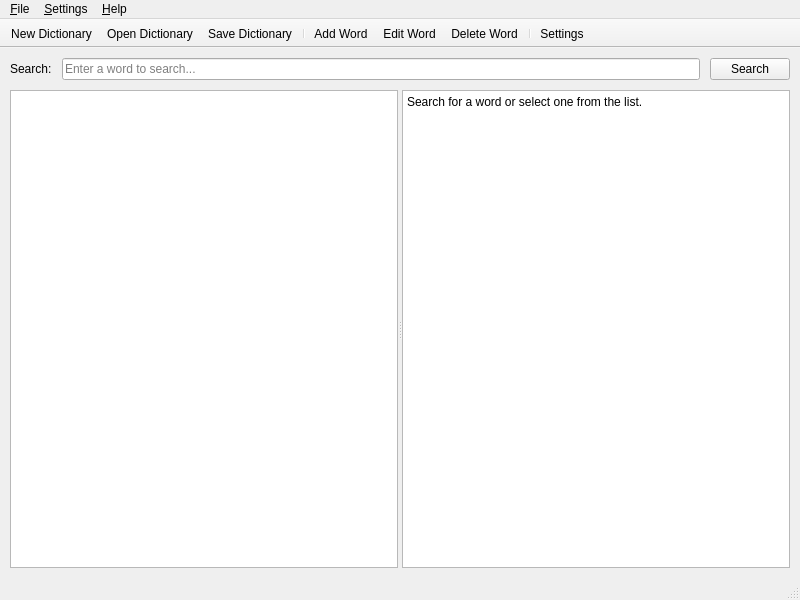
<?xml version="1.0" encoding="UTF-8"?>
<ui version="4.0">
 <class>MainWindow</class>
 <widget class="QMainWindow" name="MainWindow">
  <property name="geometry">
   <rect>
    <x>0</x>
    <y>0</y>
    <width>800</width>
    <height>600</height>
   </rect>
  </property>
  <property name="windowTitle">
   <string>Dictionary Application</string>
  </property>
  <widget class="QWidget" name="centralwidget">
   <layout class="QVBoxLayout" name="verticalLayout">
    <property name="spacing">
     <number>10</number>
    </property>
    <property name="leftMargin">
     <number>10</number>
    </property>
    <property name="topMargin">
     <number>10</number>
    </property>
    <property name="rightMargin">
     <number>10</number>
    </property>
    <property name="bottomMargin">
     <number>10</number>
    </property>
    <item>
     <layout class="QHBoxLayout" name="searchLayout">
      <property name="spacing">
       <number>10</number>
      </property>
      <item>
       <widget class="QLabel" name="label">
        <property name="text">
         <string>Search:</string>
        </property>
       </widget>
      </item>
      <item>
       <widget class="QLineEdit" name="searchBar">
        <property name="placeholderText">
         <string>Enter a word to search...</string>
        </property>
        <property name="clearButtonEnabled">
         <bool>true</bool>
        </property>
       </widget>
      </item>
      <item>
       <widget class="QPushButton" name="searchButton">
        <property name="text">
         <string>Search</string>
        </property>
        <property name="icon">
         <iconset theme="search"/>
        </property>
       </widget>
      </item>
     </layout>
    </item>
    <item>
     <widget class="QSplitter" name="splitter">
      <property name="orientation">
       <enum>Qt::Horizontal</enum>
      </property>
      <property name="childrenCollapsible">
       <bool>false</bool>
      </property>
      <widget class="QListWidget" name="wordListWidget">
       <property name="minimumSize">
        <size>
         <width>200</width>
         <height>0</height>
        </size>
       </property>
       <property name="alternatingRowColors">
        <bool>true</bool>
       </property>
       <property name="sortingEnabled">
        <bool>true</bool>
       </property>
      </widget>
      <widget class="QTextEdit" name="resultDisplay">
       <property name="readOnly">
        <bool>true</bool>
       </property>
       <property name="html">
        <string>&lt;!DOCTYPE HTML PUBLIC &quot;-//W3C//DTD HTML 4.0//EN&quot; &quot;http://www.w3.org/TR/REC-html40/strict.dtd&quot;&gt;
&lt;html&gt;&lt;head&gt;&lt;meta name=&quot;qrichtext&quot; content=&quot;1&quot; /&gt;&lt;style type=&quot;text/css&quot;&gt;
p, li { white-space: pre-wrap; }
h2 { color: #2c3e50; }
b { color: #34495e; }
&lt;/style&gt;&lt;/head&gt;&lt;body style=&quot; font-family:'Sans Serif'; font-size:9pt; font-weight:400; font-style:normal;&quot;&gt;
&lt;p style=&quot; margin-top:0px; margin-bottom:0px; margin-left:0px; margin-right:0px; -qt-block-indent:0; text-indent:0px;&quot;&gt;Search for a word or select one from the list.&lt;/p&gt;&lt;/body&gt;&lt;/html&gt;</string>
       </property>
      </widget>
     </widget>
    </item>
   </layout>
  </widget>
  <widget class="QMenuBar" name="menuBar">
   <property name="geometry">
    <rect>
     <x>0</x>
     <y>0</y>
     <width>800</width>
     <height>19</height>
    </rect>
   </property>
   <widget class="QMenu" name="menuFile">
    <property name="title">
     <string>&amp;File</string>
    </property>
    <addaction name="newAction"/>
    <addaction name="openAction"/>
    <addaction name="saveAction"/>
    <addaction name="saveAsAction"/>
    <addaction name="separator"/>
    <addaction name="addAction"/>
    <addaction name="editAction"/>
    <addaction name="deleteAction"/>
    <addaction name="separator"/>
    <addaction name="exportAction"/>
    <addaction name="importAction"/>
    <addaction name="separator"/>
    <addaction name="exitAction"/>
   </widget>
   <widget class="QMenu" name="menuSettings">
    <property name="title">
     <string>&amp;Settings</string>
    </property>
    <addaction name="settingsAction"/>
   </widget>
   <widget class="QMenu" name="menuHelp">
    <property name="title">
     <string>&amp;Help</string>
    </property>
    <addaction name="aboutAction"/>
   </widget>
   <addaction name="menuFile"/>
   <addaction name="menuSettings"/>
   <addaction name="menuHelp"/>
  </widget>
  <widget class="QStatusBar" name="statusBar"/>
  <widget class="QToolBar" name="toolBar">
   <property name="windowTitle">
    <string>toolBar</string>
   </property>
   <property name="movable">
    <bool>false</bool>
   </property>
   <attribute name="toolBarArea">
    <enum>TopToolBarArea</enum>
   </attribute>
   <attribute name="toolBarBreak">
    <bool>false</bool>
   </attribute>
   <addaction name="newAction"/>
   <addaction name="openAction"/>
   <addaction name="saveAction"/>
   <addaction name="separator"/>
   <addaction name="addAction"/>
   <addaction name="editAction"/>
   <addaction name="deleteAction"/>
   <addaction name="separator"/>
   <addaction name="settingsAction"/>
  </widget>
  <action name="addAction">
   <property name="icon">
    <iconset theme="list-add"/>
   </property>
   <property name="text">
    <string>&amp;Add Word</string>
   </property>
   <property name="shortcut">
    <string>Ctrl+N</string>
   </property>
  </action>
  <action name="editAction">
   <property name="icon">
    <iconset theme="document-edit"/>
   </property>
   <property name="text">
    <string>&amp;Edit Word</string>
   </property>
   <property name="shortcut">
    <string>Ctrl+E</string>
   </property>
  </action>
  <action name="deleteAction">
   <property name="icon">
    <iconset theme="edit-delete"/>
   </property>
   <property name="text">
    <string>&amp;Delete Word</string>
   </property>
   <property name="shortcut">
    <string>Del</string>
   </property>
  </action>
  <action name="exportAction">
   <property name="text">
    <string>E&amp;xport Dictionary</string>
   </property>
   <property name="shortcut">
    <string>Ctrl+Shift+X</string>
   </property>
  </action>
  <action name="importAction">
   <property name="text">
    <string>&amp;Import Dictionary</string>
   </property>
   <property name="shortcut">
    <string>Ctrl+Shift+I</string>
   </property>
  </action>
  <action name="exitAction">
   <property name="text">
    <string>E&amp;xit</string>
   </property>
   <property name="shortcut">
    <string>Ctrl+Q</string>
   </property>
  </action>
  <action name="settingsAction">
   <property name="icon">
    <iconset theme="preferences-system"/>
   </property>
   <property name="text">
    <string>&amp;Settings...</string>
   </property>
  </action>
  <action name="newAction">
   <property name="icon">
    <iconset theme="document-new"/>
   </property>
   <property name="text">
    <string>&amp;New Dictionary</string>
   </property>
   <property name="shortcut">
    <string>Ctrl+N</string>
   </property>
  </action>
  <action name="openAction">
   <property name="icon">
    <iconset theme="document-open"/>
   </property>
   <property name="text">
    <string>&amp;Open Dictionary...</string>
   </property>
   <property name="shortcut">
    <string>Ctrl+O</string>
   </property>
  </action>
  <action name="saveAction">
   <property name="icon">
    <iconset theme="document-save"/>
   </property>
   <property name="text">
    <string>&amp;Save Dictionary</string>
   </property>
   <property name="shortcut">
    <string>Ctrl+S</string>
   </property>
  </action>
  <action name="saveAsAction">
   <property name="icon">
    <iconset theme="document-save-as"/>
   </property>
   <property name="text">
    <string>Save Dictionary &amp;As...</string>
   </property>
   <property name="shortcut">
    <string>Ctrl+Shift+S</string>
   </property>
  </action>
  <action name="aboutAction">
   <property name="text">
    <string>&amp;About</string>
   </property>
  </action>
 </widget>
 <resources/>
 <connections/>
</ui>
